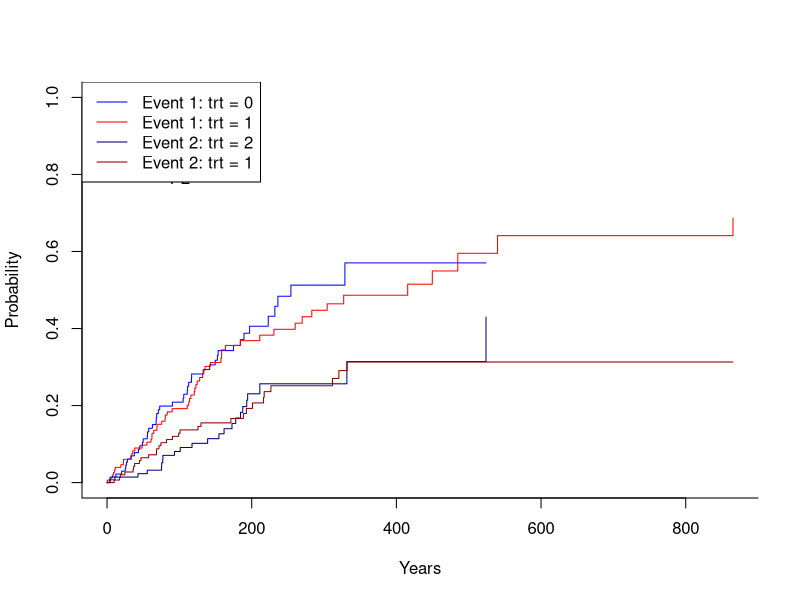

The R source for this figure:
## ---- chunk 1
library(survival)
library(cmprsk)
## ---- chunk 2
set.seed(123)
n <- 300
time <- rexp(n, 0.1) * 12 # Event times in months
trt <- rbinom(n, 1, 0.5) # Treatment indicator

# Event type: 0 = censor, 1 = primary event, 2 = competing event
event <- sample(c(0, 1, 2), n, replace = TRUE, prob = c(0.5, 0.3, 0.2))

dat <- data.frame(time, event, trt)
head(dat)


## ---- chunk 3
# CIF for event type 1 by treatment group.
cif1 <- cuminc(ftime = dat$time,
               fstatus = dat$event,
               group = dat$trt)

cif1
## ---- chunk 4
plot(cif1, lty = 1, col = c("blue", "red", "blue4", "red4"))
legend("topleft",
       legend = c(
         "Event 1: trt = 0", "Event 1: trt = 1",
         "Event 2: trt = 2", "Event 2: trt = 1"
       ),
       col = c("blue", "red", "blue4", "red4"),
       lty = 1)
## ---- chunk 5
cif1$Tests
## ---- chunk 6
fg <- crr(
  ftime = dat$time,
  fstatus = dat$event,
  cov1 = dat["trt"], # Dataframe of covariate.
  failcode = 1, # Event of interest.
  cencode = 0 # Censored indicator
)

summary(fg)
